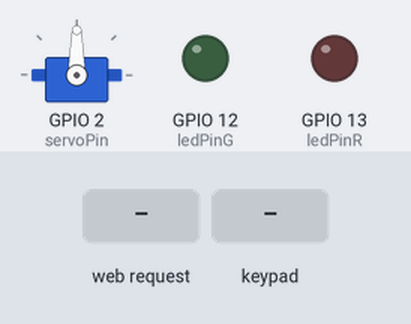
Bench run of a program on a simulated ESP32. On the bench: servo, output pins drawn as LEDs (lit = HIGH). The inputs (shaded band) are chosen by the test bench. WiFi joins after 1.5 s; servers stay silent unless stated; storage starts empty; what the program prints to the serial monitor is not drawn.

Above: at 3.2 s.
3.3 s: HTTP request GET /180 received
At 5.8 s:
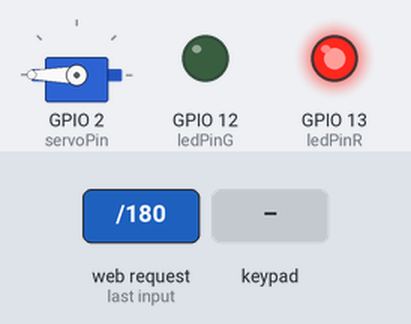
6.3 s: keypad keys 1 1 1 1 # pressed 0.4 s apart
At 8.4 s:
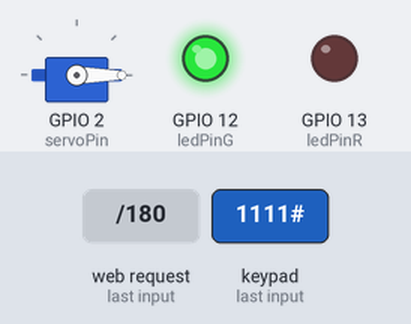
Timing chart, 0 to 19.4 s (numbered marks = the images above; inputs shaded):
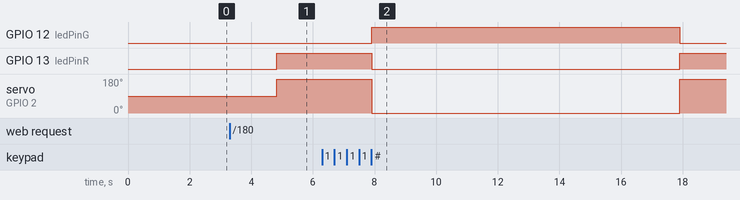

Measured:
- after the input at 3.3 s, GPIO 13 (ledPinR): LOW → HIGH after 1.5 s; servo on GPIO 2 (servoPin): 90° → 180° after 1.5 s
- after the input at 6.3 s, GPIO 12 (ledPinG): LOW → HIGH after 1.6 s, → LOW 10.0 s later; GPIO 13 (ledPinR): HIGH → LOW after 1.6 s, → HIGH 10.0 s later; servo on GPIO 2 (servoPin): 180° → 0° after 1.6 s, → 180° 10.0 s later

The program:

main.cpp
```cpp
// Importing required libraries
#include "WiFi.h"
#include "ESPAsyncWebServer.h"
#include "SPIFFS.h"
#include "Servo.h"
#include <Keypad.h>


// Define the Keypad pins
const byte ROWS = 4;
const byte COLS = 4;
char keys[ROWS][COLS] = {
  {'1','2','3','A'},
  {'4','5','6','B'},
  {'7','8','9','C'},
  {'*','0','#','D'}
};
byte rowPins[ROWS] = {14, 15, 27, 26};
byte colPins[COLS] = {18, 19, 4, 23};

const char* LOCK_PASSWORD = "0000";
const char* UNLOCK_PASSWORD = "1111";

// Create an instance of the Keypad class
Keypad keypad = Keypad(makeKeymap(keys), rowPins, colPins, ROWS, COLS);

// Replace with your network credentials
const char* ssid = "RIGJAZZ";
const char* password = "Kashmiri786";


// Setting LED GPIO

const int ledPinG = 12;
const int ledPinR = 13;

// Setting Servo PIN

#define servoPin 2
Servo servo1;


//AsyncWebServer object on port 80
AsyncWebServer server(80);

// Flag to indicate if the door is unlocked
bool doorUnlocked = false;
bool doorLocked = false;
unsigned long unlockTime = 0;

void setup() {

  // Serial port for debugging purposes
  Serial.begin(115200);

  pinMode(ledPinG, OUTPUT); // Set the LED pin as an output
  pinMode(ledPinR, OUTPUT); // Set the LED pin as an output

  // Initialize SPIFFS
  if (!SPIFFS.begin(true)) {
    Serial.println("An Error has occurred while mounting SPIFFS");
    return;
  }

  // Connect to Wi-Fi
  WiFi.begin(ssid, password);
  while (WiFi.status() != WL_CONNECTED) {
    delay(1000);
    Serial.println("Connecting to WiFi..");
  }
  Serial.println("Connected to WiFi Succesfully");

  // Print ESP32 Local IP Address
  Serial.println("Copy the following IP Adress and paste it into your web browser and visit the website");
  Serial.println(WiFi.localIP());

  servo1.attach(servoPin);

  // For root / web page
  server.on("/", HTTP_GET, [](AsyncWebServerRequest * request) {

    request->send(SPIFFS, "/index.html", "text/html");
  });

  //To load style.css file
  server.on("/style.css", HTTP_GET, [](AsyncWebServerRequest * request) {

    request->send(SPIFFS, "/style.css", "text/css");

  });

  // Route to set GPIO to HIGH
  server.on("/180", HTTP_GET, [](AsyncWebServerRequest * request) {
    delay(1500);
    servo1.write(180);
    Serial.println(request->url());

    doorLocked = true;
    unlockTime = 0;
    digitalWrite(ledPinR, HIGH); // Turn the LED on
    digitalWrite(ledPinG, LOW); // Turn the LED off
  });

  // Route to set GPIO to LOW
  server.on("/0", HTTP_GET, [](AsyncWebServerRequest * request) {

    delay(1500);

    digitalWrite(ledPinG, HIGH); // Turn the LED on
    digitalWrite(ledPinR, LOW); // Turn the LED off

    servo1.write(0);

    Serial.println(request->url());


    unlockTime = millis();
    doorLocked = false;
    digitalWrite(ledPinG, HIGH); // Turn the LED on
    digitalWrite(ledPinR, LOW); // Turn the LED off

  });


  // Start server
  server.begin();


}
void loop() {
  // Check if a key on the keypad has been pressed
  char key = keypad.getKey();

  if (key != NO_KEY) {
    static String password = "";

    if (key == '#') {

      // End of password, check if it's the lock or unlock password

      if (password == LOCK_PASSWORD) {
        servo1.write(180);
        doorLocked = true;
        //Door lock time reset
        unlockTime = 0;
        digitalWrite(ledPinR, HIGH); // Turn the LED on
        digitalWrite(ledPinG, LOW); // Turn the LED off

      } else if (password == UNLOCK_PASSWORD) {
        servo1.write(0);
        doorLocked = false;
        unlockTime = millis();

        digitalWrite(ledPinG, HIGH); // Turn the LED on
        digitalWrite(ledPinR, LOW); // Turn the LED off
      }

else {
  Serial.println("Wrong Password, please try again");
  }
      password = "";
    } else {
      // Add key to password string
      password += key;
      Serial.print(key);
    }

  }

  // Check if 10 seconds have passed since unlocking the door

  if(!doorLocked && unlockTime > 0 && millis() - unlockTime >= 10000) {
    servo1.write(180);
    doorLocked = true;
    unlockTime = 0;
    digitalWrite(ledPinR, HIGH); // Turn the LED on
    digitalWrite(ledPinG, LOW); // Turn the LED off
  }
}
```
